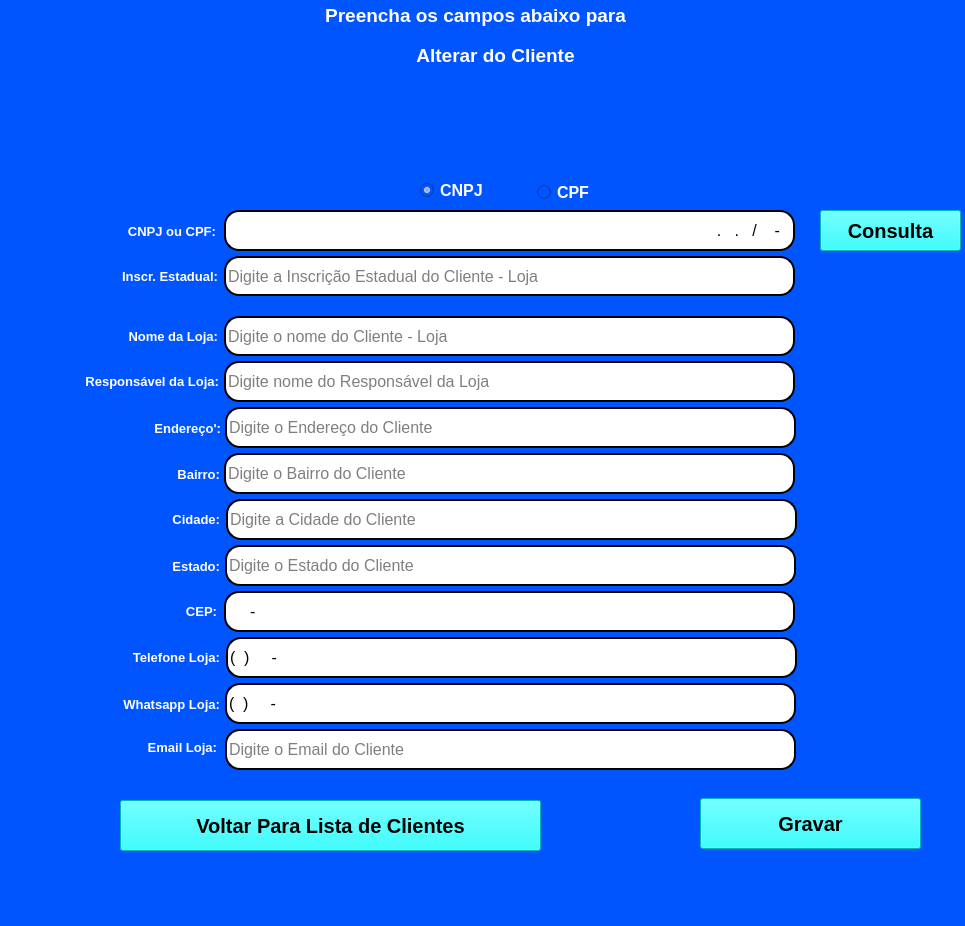
<?xml version="1.0" encoding="UTF-8"?>
<ui version="4.0">
 <class>Tela_Altera_Cadastro_cliente_os</class>
 <widget class="QMainWindow" name="Tela_Altera_Cadastro_cliente_os">
  <property name="windowModality">
   <enum>Qt::WindowModal</enum>
  </property>
  <property name="geometry">
   <rect>
    <x>0</x>
    <y>0</y>
    <width>965</width>
    <height>926</height>
   </rect>
  </property>
  <property name="sizePolicy">
   <sizepolicy hsizetype="Preferred" vsizetype="Preferred">
    <horstretch>0</horstretch>
    <verstretch>0</verstretch>
   </sizepolicy>
  </property>
  <property name="minimumSize">
   <size>
    <width>965</width>
    <height>926</height>
   </size>
  </property>
  <property name="maximumSize">
   <size>
    <width>965</width>
    <height>926</height>
   </size>
  </property>
  <property name="mouseTracking">
   <bool>true</bool>
  </property>
  <property name="tabletTracking">
   <bool>true</bool>
  </property>
  <property name="contextMenuPolicy">
   <enum>Qt::NoContextMenu</enum>
  </property>
  <property name="windowTitle">
   <string>Tela de Alteração de Cadastro de Clientes</string>
  </property>
  <property name="styleSheet">
   <string notr="true">background-color: rgb(0, 85, 255);</string>
  </property>
  <property name="toolButtonStyle">
   <enum>Qt::ToolButtonTextOnly</enum>
  </property>
  <property name="animated">
   <bool>false</bool>
  </property>
  <property name="dockOptions">
   <set>QMainWindow::AllowNestedDocks|QMainWindow::AllowTabbedDocks</set>
  </property>
  <property name="unifiedTitleAndToolBarOnMac">
   <bool>true</bool>
  </property>
  <widget class="QWidget" name="centralwidget">
   <widget class="QLabel" name="label">
    <property name="geometry">
     <rect>
      <x>0</x>
      <y>0</y>
      <width>951</width>
      <height>31</height>
     </rect>
    </property>
    <property name="font">
     <font>
      <pointsize>14</pointsize>
      <weight>75</weight>
      <bold>true</bold>
     </font>
    </property>
    <property name="styleSheet">
     <string notr="true">color: rgb(255, 255, 255);</string>
    </property>
    <property name="text">
     <string>Preencha os campos abaixo para</string>
    </property>
    <property name="alignment">
     <set>Qt::AlignCenter</set>
    </property>
   </widget>
   <widget class="QLineEdit" name="lineEdit">
    <property name="geometry">
     <rect>
      <x>224</x>
      <y>316</y>
      <width>571</width>
      <height>40</height>
     </rect>
    </property>
    <property name="font">
     <font>
      <pointsize>12</pointsize>
     </font>
    </property>
    <property name="contextMenuPolicy">
     <enum>Qt::PreventContextMenu</enum>
    </property>
    <property name="styleSheet">
     <string notr="true">background-color:rgb(255,255,255);
border-radius:15px;
border-style:outset;
border-width:2px;</string>
    </property>
    <property name="inputMethodHints">
     <set>Qt::ImhHiddenText</set>
    </property>
    <property name="inputMask">
     <string/>
    </property>
    <property name="text">
     <string/>
    </property>
    <property name="placeholderText">
     <string>Digite o nome do Cliente - Loja</string>
    </property>
    <property name="clearButtonEnabled">
     <bool>false</bool>
    </property>
   </widget>
   <widget class="QLineEdit" name="lineEdit_2">
    <property name="geometry">
     <rect>
      <x>224</x>
      <y>210</y>
      <width>571</width>
      <height>41</height>
     </rect>
    </property>
    <property name="font">
     <font>
      <pointsize>12</pointsize>
     </font>
    </property>
    <property name="contextMenuPolicy">
     <enum>Qt::PreventContextMenu</enum>
    </property>
    <property name="autoFillBackground">
     <bool>false</bool>
    </property>
    <property name="styleSheet">
     <string notr="true">background-color:rgb(255,255,255);
border-radius:15px;
border-style:outset;
border-width:2px;</string>
    </property>
    <property name="inputMethodHints">
     <set>Qt::ImhNone</set>
    </property>
    <property name="inputMask">
     <string>NN.NNN.NNN/NNNN-NN</string>
    </property>
    <property name="text">
     <string>../-</string>
    </property>
    <property name="alignment">
     <set>Qt::AlignRight|Qt::AlignTrailing|Qt::AlignVCenter</set>
    </property>
    <property name="placeholderText">
     <string>Digite o Número do Documento</string>
    </property>
    <property name="cursorMoveStyle">
     <enum>Qt::LogicalMoveStyle</enum>
    </property>
    <property name="clearButtonEnabled">
     <bool>false</bool>
    </property>
   </widget>
   <widget class="QPushButton" name="pb_grava_alt_cli">
    <property name="geometry">
     <rect>
      <x>700</x>
      <y>798</y>
      <width>221</width>
      <height>51</height>
     </rect>
    </property>
    <property name="font">
     <font>
      <pointsize>15</pointsize>
      <weight>75</weight>
      <bold>true</bold>
     </font>
    </property>
    <property name="styleSheet">
     <string notr="true">background-color: rgb(0, 255, 255);</string>
    </property>
    <property name="text">
     <string>Gravar</string>
    </property>
   </widget>
   <widget class="QLineEdit" name="lineEdit_1">
    <property name="geometry">
     <rect>
      <x>224</x>
      <y>361</y>
      <width>571</width>
      <height>41</height>
     </rect>
    </property>
    <property name="font">
     <font>
      <pointsize>12</pointsize>
     </font>
    </property>
    <property name="contextMenuPolicy">
     <enum>Qt::PreventContextMenu</enum>
    </property>
    <property name="layoutDirection">
     <enum>Qt::RightToLeft</enum>
    </property>
    <property name="styleSheet">
     <string notr="true">background-color:rgb(255,255,255);
border-radius:15px;
border-style:outset;
border-width:2px;</string>
    </property>
    <property name="locale">
     <locale language="Portuguese" country="Brazil"/>
    </property>
    <property name="inputMethodHints">
     <set>Qt::ImhHiddenText</set>
    </property>
    <property name="text">
     <string/>
    </property>
    <property name="placeholderText">
     <string>Digite nome do Responsável da Loja</string>
    </property>
    <property name="clearButtonEnabled">
     <bool>false</bool>
    </property>
   </widget>
   <widget class="QPushButton" name="pb_cadastrar_2">
    <property name="geometry">
     <rect>
      <x>120</x>
      <y>800</y>
      <width>421</width>
      <height>51</height>
     </rect>
    </property>
    <property name="font">
     <font>
      <pointsize>15</pointsize>
      <weight>75</weight>
      <bold>true</bold>
     </font>
    </property>
    <property name="styleSheet">
     <string notr="true">background-color: rgb(0, 255, 255);</string>
    </property>
    <property name="text">
     <string>Voltar Para Lista de Clientes</string>
    </property>
   </widget>
   <widget class="QRadioButton" name="rb_cnpj">
    <property name="geometry">
     <rect>
      <x>420</x>
      <y>180</y>
      <width>95</width>
      <height>20</height>
     </rect>
    </property>
    <property name="font">
     <font>
      <pointsize>12</pointsize>
      <weight>75</weight>
      <bold>true</bold>
     </font>
    </property>
    <property name="styleSheet">
     <string notr="true">color: rgb(255, 255, 255);</string>
    </property>
    <property name="text">
     <string>CNPJ</string>
    </property>
    <property name="checked">
     <bool>true</bool>
    </property>
   </widget>
   <widget class="QRadioButton" name="rb_cpf">
    <property name="geometry">
     <rect>
      <x>537</x>
      <y>182</y>
      <width>95</width>
      <height>20</height>
     </rect>
    </property>
    <property name="font">
     <font>
      <pointsize>12</pointsize>
      <weight>75</weight>
      <bold>true</bold>
     </font>
    </property>
    <property name="styleSheet">
     <string notr="true">color: rgb(255, 255, 255);</string>
    </property>
    <property name="text">
     <string>CPF</string>
    </property>
   </widget>
   <widget class="QLabel" name="label_2">
    <property name="geometry">
     <rect>
      <x>60</x>
      <y>40</y>
      <width>871</width>
      <height>31</height>
     </rect>
    </property>
    <property name="font">
     <font>
      <pointsize>14</pointsize>
      <weight>75</weight>
      <bold>true</bold>
     </font>
    </property>
    <property name="styleSheet">
     <string notr="true">color: rgb(255, 255, 255);</string>
    </property>
    <property name="text">
     <string>Alterar do Cliente</string>
    </property>
    <property name="alignment">
     <set>Qt::AlignCenter</set>
    </property>
   </widget>
   <widget class="QLineEdit" name="lineEdit_3">
    <property name="geometry">
     <rect>
      <x>225</x>
      <y>407</y>
      <width>571</width>
      <height>41</height>
     </rect>
    </property>
    <property name="font">
     <font>
      <pointsize>12</pointsize>
     </font>
    </property>
    <property name="contextMenuPolicy">
     <enum>Qt::PreventContextMenu</enum>
    </property>
    <property name="layoutDirection">
     <enum>Qt::RightToLeft</enum>
    </property>
    <property name="styleSheet">
     <string notr="true">background-color:rgb(255,255,255);
border-radius:15px;
border-style:outset;
border-width:2px;</string>
    </property>
    <property name="locale">
     <locale language="Portuguese" country="Brazil"/>
    </property>
    <property name="inputMethodHints">
     <set>Qt::ImhHiddenText</set>
    </property>
    <property name="text">
     <string/>
    </property>
    <property name="placeholderText">
     <string>Digite o Endereço do Cliente</string>
    </property>
    <property name="clearButtonEnabled">
     <bool>false</bool>
    </property>
   </widget>
   <widget class="QLineEdit" name="lineEdit_4">
    <property name="geometry">
     <rect>
      <x>226</x>
      <y>499</y>
      <width>571</width>
      <height>41</height>
     </rect>
    </property>
    <property name="font">
     <font>
      <pointsize>12</pointsize>
     </font>
    </property>
    <property name="contextMenuPolicy">
     <enum>Qt::PreventContextMenu</enum>
    </property>
    <property name="layoutDirection">
     <enum>Qt::RightToLeft</enum>
    </property>
    <property name="styleSheet">
     <string notr="true">background-color:rgb(255,255,255);
border-radius:15px;
border-style:outset;
border-width:2px;</string>
    </property>
    <property name="locale">
     <locale language="Portuguese" country="Brazil"/>
    </property>
    <property name="inputMethodHints">
     <set>Qt::ImhHiddenText</set>
    </property>
    <property name="text">
     <string/>
    </property>
    <property name="placeholderText">
     <string>Digite a Cidade do Cliente</string>
    </property>
    <property name="clearButtonEnabled">
     <bool>false</bool>
    </property>
   </widget>
   <widget class="QLineEdit" name="lineEdit_5">
    <property name="geometry">
     <rect>
      <x>225</x>
      <y>545</y>
      <width>571</width>
      <height>41</height>
     </rect>
    </property>
    <property name="font">
     <font>
      <pointsize>12</pointsize>
     </font>
    </property>
    <property name="contextMenuPolicy">
     <enum>Qt::PreventContextMenu</enum>
    </property>
    <property name="layoutDirection">
     <enum>Qt::RightToLeft</enum>
    </property>
    <property name="styleSheet">
     <string notr="true">background-color:rgb(255,255,255);
border-radius:15px;
border-style:outset;
border-width:2px;</string>
    </property>
    <property name="locale">
     <locale language="Portuguese" country="Brazil"/>
    </property>
    <property name="inputMethodHints">
     <set>Qt::ImhHiddenText</set>
    </property>
    <property name="text">
     <string/>
    </property>
    <property name="placeholderText">
     <string>Digite o Estado do Cliente</string>
    </property>
    <property name="clearButtonEnabled">
     <bool>false</bool>
    </property>
   </widget>
   <widget class="QLineEdit" name="lineEdit_6">
    <property name="geometry">
     <rect>
      <x>224</x>
      <y>591</y>
      <width>571</width>
      <height>41</height>
     </rect>
    </property>
    <property name="font">
     <font>
      <pointsize>12</pointsize>
     </font>
    </property>
    <property name="contextMenuPolicy">
     <enum>Qt::PreventContextMenu</enum>
    </property>
    <property name="layoutDirection">
     <enum>Qt::RightToLeft</enum>
    </property>
    <property name="styleSheet">
     <string notr="true">background-color:rgb(255,255,255);
border-radius:15px;
border-style:outset;
border-width:2px;</string>
    </property>
    <property name="locale">
     <locale language="Portuguese" country="Brazil"/>
    </property>
    <property name="inputMethodHints">
     <set>Qt::ImhHiddenText</set>
    </property>
    <property name="inputMask">
     <string>NNNNN-NNN</string>
    </property>
    <property name="text">
     <string>-</string>
    </property>
    <property name="placeholderText">
     <string>Digite o Cep do Cliente</string>
    </property>
    <property name="clearButtonEnabled">
     <bool>false</bool>
    </property>
   </widget>
   <widget class="QLabel" name="label_3">
    <property name="geometry">
     <rect>
      <x>40</x>
      <y>80</y>
      <width>901</width>
      <height>41</height>
     </rect>
    </property>
    <property name="font">
     <font>
      <pointsize>17</pointsize>
      <weight>75</weight>
      <bold>true</bold>
     </font>
    </property>
    <property name="styleSheet">
     <string notr="true">color: rgb(255, 255, 255);</string>
    </property>
    <property name="text">
     <string/>
    </property>
    <property name="alignment">
     <set>Qt::AlignCenter</set>
    </property>
   </widget>
   <widget class="QLabel" name="label_4">
    <property name="geometry">
     <rect>
      <x>50</x>
      <y>120</y>
      <width>901</width>
      <height>41</height>
     </rect>
    </property>
    <property name="font">
     <font>
      <pointsize>13</pointsize>
      <weight>75</weight>
      <bold>true</bold>
     </font>
    </property>
    <property name="styleSheet">
     <string notr="true">color: rgb(255, 255, 255);</string>
    </property>
    <property name="text">
     <string/>
    </property>
    <property name="alignment">
     <set>Qt::AlignCenter</set>
    </property>
   </widget>
   <widget class="QLabel" name="label_5">
    <property name="geometry">
     <rect>
      <x>18</x>
      <y>321</y>
      <width>200</width>
      <height>31</height>
     </rect>
    </property>
    <property name="font">
     <font>
      <pointsize>10</pointsize>
      <weight>75</weight>
      <bold>true</bold>
     </font>
    </property>
    <property name="styleSheet">
     <string notr="true">color: rgb(255, 255, 255);</string>
    </property>
    <property name="text">
     <string>Nome da Loja:</string>
    </property>
    <property name="alignment">
     <set>Qt::AlignRight|Qt::AlignTrailing|Qt::AlignVCenter</set>
    </property>
   </widget>
   <widget class="QLabel" name="label_6">
    <property name="geometry">
     <rect>
      <x>19</x>
      <y>366</y>
      <width>200</width>
      <height>31</height>
     </rect>
    </property>
    <property name="font">
     <font>
      <pointsize>10</pointsize>
      <weight>75</weight>
      <bold>true</bold>
     </font>
    </property>
    <property name="styleSheet">
     <string notr="true">color: rgb(255, 255, 255);</string>
    </property>
    <property name="text">
     <string>Responsável da Loja:</string>
    </property>
    <property name="alignment">
     <set>Qt::AlignRight|Qt::AlignTrailing|Qt::AlignVCenter</set>
    </property>
   </widget>
   <widget class="QLabel" name="label_7">
    <property name="geometry">
     <rect>
      <x>16</x>
      <y>216</y>
      <width>200</width>
      <height>31</height>
     </rect>
    </property>
    <property name="font">
     <font>
      <pointsize>10</pointsize>
      <weight>75</weight>
      <bold>true</bold>
     </font>
    </property>
    <property name="styleSheet">
     <string notr="true">color: rgb(255, 255, 255);</string>
    </property>
    <property name="text">
     <string>CNPJ ou CPF:</string>
    </property>
    <property name="alignment">
     <set>Qt::AlignRight|Qt::AlignTrailing|Qt::AlignVCenter</set>
    </property>
   </widget>
   <widget class="QLabel" name="label_8">
    <property name="geometry">
     <rect>
      <x>21</x>
      <y>413</y>
      <width>200</width>
      <height>31</height>
     </rect>
    </property>
    <property name="font">
     <font>
      <pointsize>10</pointsize>
      <weight>75</weight>
      <bold>true</bold>
     </font>
    </property>
    <property name="styleSheet">
     <string notr="true">color: rgb(255, 255, 255);</string>
    </property>
    <property name="text">
     <string>Endereço':</string>
    </property>
    <property name="alignment">
     <set>Qt::AlignRight|Qt::AlignTrailing|Qt::AlignVCenter</set>
    </property>
   </widget>
   <widget class="QLabel" name="label_9">
    <property name="geometry">
     <rect>
      <x>20</x>
      <y>504</y>
      <width>200</width>
      <height>30</height>
     </rect>
    </property>
    <property name="font">
     <font>
      <pointsize>10</pointsize>
      <weight>75</weight>
      <bold>true</bold>
     </font>
    </property>
    <property name="styleSheet">
     <string notr="true">color: rgb(255, 255, 255);</string>
    </property>
    <property name="text">
     <string>Cidade:</string>
    </property>
    <property name="alignment">
     <set>Qt::AlignRight|Qt::AlignTrailing|Qt::AlignVCenter</set>
    </property>
   </widget>
   <widget class="QLabel" name="label_10">
    <property name="geometry">
     <rect>
      <x>30</x>
      <y>551</y>
      <width>190</width>
      <height>31</height>
     </rect>
    </property>
    <property name="font">
     <font>
      <pointsize>10</pointsize>
      <weight>75</weight>
      <bold>true</bold>
     </font>
    </property>
    <property name="styleSheet">
     <string notr="true">color: rgb(255, 255, 255);</string>
    </property>
    <property name="text">
     <string>Estado:</string>
    </property>
    <property name="alignment">
     <set>Qt::AlignRight|Qt::AlignTrailing|Qt::AlignVCenter</set>
    </property>
   </widget>
   <widget class="QLabel" name="label_11">
    <property name="geometry">
     <rect>
      <x>17</x>
      <y>596</y>
      <width>200</width>
      <height>31</height>
     </rect>
    </property>
    <property name="font">
     <font>
      <pointsize>10</pointsize>
      <weight>75</weight>
      <bold>true</bold>
     </font>
    </property>
    <property name="styleSheet">
     <string notr="true">color: rgb(255, 255, 255);</string>
    </property>
    <property name="text">
     <string>CEP:</string>
    </property>
    <property name="alignment">
     <set>Qt::AlignRight|Qt::AlignTrailing|Qt::AlignVCenter</set>
    </property>
   </widget>
   <widget class="QLineEdit" name="lineEdit_7">
    <property name="geometry">
     <rect>
      <x>225</x>
      <y>683</y>
      <width>571</width>
      <height>41</height>
     </rect>
    </property>
    <property name="font">
     <font>
      <pointsize>12</pointsize>
     </font>
    </property>
    <property name="contextMenuPolicy">
     <enum>Qt::PreventContextMenu</enum>
    </property>
    <property name="layoutDirection">
     <enum>Qt::RightToLeft</enum>
    </property>
    <property name="styleSheet">
     <string notr="true">background-color:rgb(255,255,255);
border-radius:15px;
border-style:outset;
border-width:2px;</string>
    </property>
    <property name="locale">
     <locale language="Portuguese" country="Brazil"/>
    </property>
    <property name="inputMethodHints">
     <set>Qt::ImhHiddenText</set>
    </property>
    <property name="inputMask">
     <string>\(NN\)NNNNN-NNNN</string>
    </property>
    <property name="text">
     <string>()-</string>
    </property>
    <property name="placeholderText">
     <string>Digite o Email do Cliente</string>
    </property>
    <property name="clearButtonEnabled">
     <bool>false</bool>
    </property>
   </widget>
   <widget class="QLabel" name="label_12">
    <property name="geometry">
     <rect>
      <x>20</x>
      <y>642</y>
      <width>200</width>
      <height>30</height>
     </rect>
    </property>
    <property name="font">
     <font>
      <pointsize>10</pointsize>
      <weight>75</weight>
      <bold>true</bold>
     </font>
    </property>
    <property name="styleSheet">
     <string notr="true">color: rgb(255, 255, 255);</string>
    </property>
    <property name="text">
     <string>Telefone Loja:</string>
    </property>
    <property name="alignment">
     <set>Qt::AlignRight|Qt::AlignTrailing|Qt::AlignVCenter</set>
    </property>
   </widget>
   <widget class="QLineEdit" name="lineEdit_8">
    <property name="geometry">
     <rect>
      <x>226</x>
      <y>637</y>
      <width>571</width>
      <height>41</height>
     </rect>
    </property>
    <property name="font">
     <font>
      <pointsize>12</pointsize>
     </font>
    </property>
    <property name="contextMenuPolicy">
     <enum>Qt::PreventContextMenu</enum>
    </property>
    <property name="layoutDirection">
     <enum>Qt::RightToLeft</enum>
    </property>
    <property name="styleSheet">
     <string notr="true">background-color:rgb(255,255,255);
border-radius:15px;
border-style:outset;
border-width:2px;</string>
    </property>
    <property name="locale">
     <locale language="Portuguese" country="Brazil"/>
    </property>
    <property name="inputMethodHints">
     <set>Qt::ImhHiddenText</set>
    </property>
    <property name="inputMask">
     <string>\(NN\)NNNNN-NNNN</string>
    </property>
    <property name="text">
     <string>()-</string>
    </property>
    <property name="placeholderText">
     <string>Digite o Email do Cliente</string>
    </property>
    <property name="clearButtonEnabled">
     <bool>false</bool>
    </property>
   </widget>
   <widget class="QLabel" name="label_13">
    <property name="geometry">
     <rect>
      <x>17</x>
      <y>732</y>
      <width>200</width>
      <height>31</height>
     </rect>
    </property>
    <property name="font">
     <font>
      <pointsize>10</pointsize>
      <weight>75</weight>
      <bold>true</bold>
     </font>
    </property>
    <property name="styleSheet">
     <string notr="true">color: rgb(255, 255, 255);</string>
    </property>
    <property name="text">
     <string>Email Loja:</string>
    </property>
    <property name="alignment">
     <set>Qt::AlignRight|Qt::AlignTrailing|Qt::AlignVCenter</set>
    </property>
   </widget>
   <widget class="QLabel" name="label_14">
    <property name="geometry">
     <rect>
      <x>30</x>
      <y>689</y>
      <width>190</width>
      <height>31</height>
     </rect>
    </property>
    <property name="font">
     <font>
      <pointsize>10</pointsize>
      <weight>75</weight>
      <bold>true</bold>
     </font>
    </property>
    <property name="styleSheet">
     <string notr="true">color: rgb(255, 255, 255);</string>
    </property>
    <property name="text">
     <string>Whatsapp Loja:</string>
    </property>
    <property name="alignment">
     <set>Qt::AlignRight|Qt::AlignTrailing|Qt::AlignVCenter</set>
    </property>
   </widget>
   <widget class="QLineEdit" name="lineEdit_9">
    <property name="geometry">
     <rect>
      <x>225</x>
      <y>729</y>
      <width>571</width>
      <height>41</height>
     </rect>
    </property>
    <property name="font">
     <font>
      <pointsize>12</pointsize>
     </font>
    </property>
    <property name="contextMenuPolicy">
     <enum>Qt::PreventContextMenu</enum>
    </property>
    <property name="layoutDirection">
     <enum>Qt::RightToLeft</enum>
    </property>
    <property name="styleSheet">
     <string notr="true">background-color:rgb(255,255,255);
border-radius:15px;
border-style:outset;
border-width:2px;</string>
    </property>
    <property name="locale">
     <locale language="Portuguese" country="Brazil"/>
    </property>
    <property name="inputMethodHints">
     <set>Qt::ImhHiddenText</set>
    </property>
    <property name="inputMask">
     <string/>
    </property>
    <property name="text">
     <string/>
    </property>
    <property name="placeholderText">
     <string>Digite o Email do Cliente</string>
    </property>
    <property name="clearButtonEnabled">
     <bool>false</bool>
    </property>
   </widget>
   <widget class="QPushButton" name="pb_consulta">
    <property name="geometry">
     <rect>
      <x>820</x>
      <y>210</y>
      <width>141</width>
      <height>41</height>
     </rect>
    </property>
    <property name="font">
     <font>
      <pointsize>15</pointsize>
      <weight>75</weight>
      <bold>true</bold>
     </font>
    </property>
    <property name="styleSheet">
     <string notr="true">background-color: rgb(0, 255, 255);</string>
    </property>
    <property name="text">
     <string>Consulta</string>
    </property>
   </widget>
   <widget class="QLineEdit" name="lineEdit_10">
    <property name="geometry">
     <rect>
      <x>224</x>
      <y>453</y>
      <width>571</width>
      <height>41</height>
     </rect>
    </property>
    <property name="font">
     <font>
      <pointsize>12</pointsize>
     </font>
    </property>
    <property name="contextMenuPolicy">
     <enum>Qt::PreventContextMenu</enum>
    </property>
    <property name="layoutDirection">
     <enum>Qt::RightToLeft</enum>
    </property>
    <property name="styleSheet">
     <string notr="true">background-color:rgb(255,255,255);
border-radius:15px;
border-style:outset;
border-width:2px;</string>
    </property>
    <property name="locale">
     <locale language="Portuguese" country="Brazil"/>
    </property>
    <property name="inputMethodHints">
     <set>Qt::ImhHiddenText</set>
    </property>
    <property name="text">
     <string/>
    </property>
    <property name="placeholderText">
     <string>Digite o Bairro do Cliente</string>
    </property>
    <property name="clearButtonEnabled">
     <bool>false</bool>
    </property>
   </widget>
   <widget class="QLabel" name="label_15">
    <property name="geometry">
     <rect>
      <x>20</x>
      <y>459</y>
      <width>200</width>
      <height>31</height>
     </rect>
    </property>
    <property name="font">
     <font>
      <pointsize>10</pointsize>
      <weight>75</weight>
      <bold>true</bold>
     </font>
    </property>
    <property name="styleSheet">
     <string notr="true">color: rgb(255, 255, 255);</string>
    </property>
    <property name="text">
     <string>Bairro:</string>
    </property>
    <property name="alignment">
     <set>Qt::AlignRight|Qt::AlignTrailing|Qt::AlignVCenter</set>
    </property>
   </widget>
   <widget class="QLabel" name="label_16">
    <property name="geometry">
     <rect>
      <x>18</x>
      <y>261</y>
      <width>200</width>
      <height>31</height>
     </rect>
    </property>
    <property name="font">
     <font>
      <pointsize>10</pointsize>
      <weight>75</weight>
      <bold>true</bold>
     </font>
    </property>
    <property name="styleSheet">
     <string notr="true">color: rgb(255, 255, 255);</string>
    </property>
    <property name="text">
     <string>Inscr. Estadual:</string>
    </property>
    <property name="alignment">
     <set>Qt::AlignRight|Qt::AlignTrailing|Qt::AlignVCenter</set>
    </property>
   </widget>
   <widget class="QLineEdit" name="lineEdit_11">
    <property name="geometry">
     <rect>
      <x>224</x>
      <y>256</y>
      <width>571</width>
      <height>40</height>
     </rect>
    </property>
    <property name="font">
     <font>
      <pointsize>12</pointsize>
     </font>
    </property>
    <property name="contextMenuPolicy">
     <enum>Qt::PreventContextMenu</enum>
    </property>
    <property name="styleSheet">
     <string notr="true">background-color:rgb(255,255,255);
border-radius:15px;
border-style:outset;
border-width:2px;</string>
    </property>
    <property name="inputMethodHints">
     <set>Qt::ImhHiddenText</set>
    </property>
    <property name="inputMask">
     <string/>
    </property>
    <property name="text">
     <string/>
    </property>
    <property name="placeholderText">
     <string>Digite a Inscrição Estadual do Cliente - Loja</string>
    </property>
    <property name="clearButtonEnabled">
     <bool>false</bool>
    </property>
   </widget>
  </widget>
  <widget class="QMenuBar" name="menubar">
   <property name="geometry">
    <rect>
     <x>0</x>
     <y>0</y>
     <width>965</width>
     <height>26</height>
    </rect>
   </property>
  </widget>
  <widget class="QStatusBar" name="statusBar"/>
 </widget>
 <tabstops>
  <tabstop>lineEdit_2</tabstop>
  <tabstop>lineEdit_11</tabstop>
  <tabstop>lineEdit</tabstop>
  <tabstop>lineEdit_1</tabstop>
  <tabstop>lineEdit_3</tabstop>
  <tabstop>lineEdit_10</tabstop>
  <tabstop>lineEdit_4</tabstop>
  <tabstop>lineEdit_5</tabstop>
  <tabstop>lineEdit_6</tabstop>
  <tabstop>lineEdit_8</tabstop>
  <tabstop>lineEdit_7</tabstop>
  <tabstop>lineEdit_9</tabstop>
  <tabstop>pb_consulta</tabstop>
  <tabstop>rb_cnpj</tabstop>
  <tabstop>pb_grava_alt_cli</tabstop>
  <tabstop>pb_cadastrar_2</tabstop>
  <tabstop>rb_cpf</tabstop>
 </tabstops>
 <resources/>
 <connections/>
</ui>
